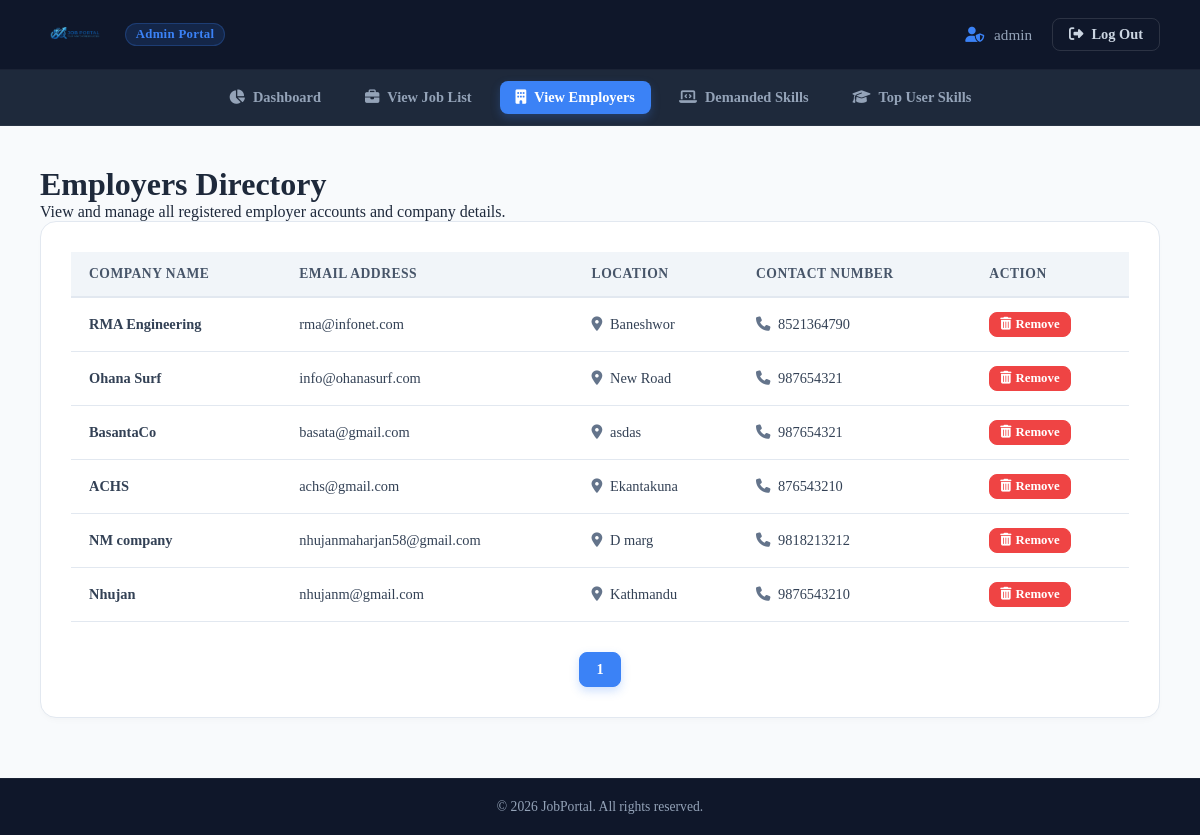
Before: /admin/viewemployerlist.php (signed in) with the older database file.
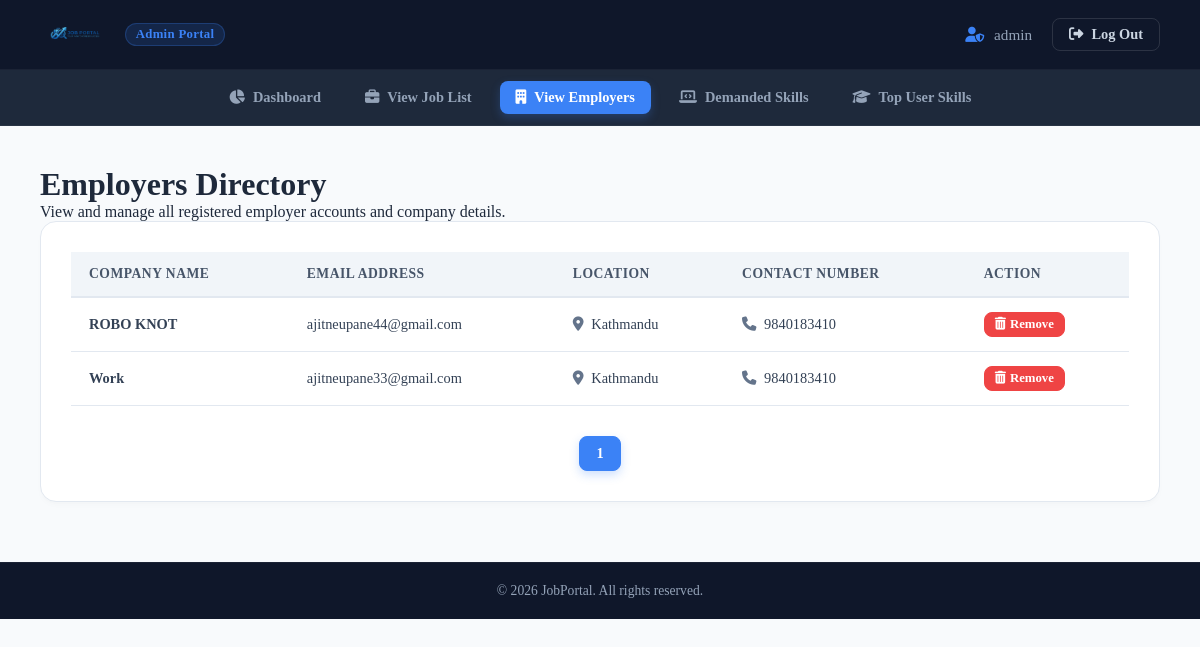
After: the same page with the newer database file.
### tables this page shows
CREATE TABLE IF NOT EXISTS `employerlogin` (
  `employer_id` int NOT NULL AUTO_INCREMENT,
  `Fullname_E` varchar(255) DEFAULT NULL,
  `Email_Address_E` varchar(255) DEFAULT NULL,
  `Password_E` varchar(255) DEFAULT NULL,
  `Location` varchar(255) DEFAULT NULL,
  `Contact` varchar(15) DEFAULT NULL,
  PRIMARY KEY (`employer_id`)
);

### admin/viewemployerlist.php (the view, shortened to what this page needs)
<?php
    include '../database_configure.php' ;
    $currentPage = 0;
    $searchlimit = 7;
        $fetch = "SELECT * FROM `employerlogin`";
        $query = mysqli_query($conn,$fetch);
        $totalResult = mysqli_num_rows($query);
        if($totalResult>0){
            $pagination = ceil($totalResult / $searchlimit);
        $fetch2 = "SELECT * FROM `employerlogin` Order BY employer_id desc LIMIT  $currentPage,$searchlimit ";
        $finalresult = mysqli_query($conn,$fetch2);
    }
?>
<!DOCTYPE html>
<html lang="en">
    <head>
    <link rel="stylesheet" href="https://cdnjs.cloudflare.com/ajax/libs/font-awesome/6.4.0/css/all.min.css">
    <link rel="stylesheet" href="adminstyle.css?v=1783694695" />
</head>
    <body>
    <?php include 'logout.php'; ?>
        <div>
            <div class="navforadmin">
        <a class="navstyle " href="dash"><i class="fas fa-chart-pie"></i> Dashboard</a>
        <a class="navstyle " href="viewjoblist"><i class="fas fa-briefcase"></i> View Job List</a>
        <a class="navstyle navactive" href="viewemployerlist"><i class="fas fa-building"></i> View Employers</a>
        <a class="navstyle " href="viewtopskillsdemanded"><i class="fas fa-laptop-code"></i> Demanded Skills</a>
        <a class="navstyle " href="topuserskills"><i class="fas fa-graduation-cap"></i> Top User Skills</a>
    </div>
            <div class="admin-container">
        <div class="page-header">
            <h1>Employers Directory</h1>
            <p>View and manage all registered employer accounts and company details.</p>
        </div>
        <div class="admin-card">
            <table class="admin-table">
                <thead>
                    <tr>
                        <th>Company Name</th>
                        <th>Email Address</th>
                        <th>Location</th>
                        <th>Contact Number</th>
                        <th>Action</th>
                    </tr>
                </thead>
                <tbody>
                    <?php if ($finalresult && mysqli_num_rows($finalresult) > 0) { ?>
                        <?php while($result = mysqli_fetch_assoc($finalresult)) { ?>
                            <tr>
                                <td><strong><?= htmlspecialchars($result['Fullname_E']); ?></strong></td>
                                <td><?= htmlspecialchars($result['Email_Address_E']); ?></td>
                                <td><i class="fas fa-map-marker-alt" style="color: #64748b; margin-right: 4px;"></i> <?= htmlspecialchars($result['Location']); ?></td>
                                <td><i class="fas fa-phone" style="color: #64748b; margin-right: 4px;"></i> <?= htmlspecialchars($result['Contact']); ?></td>
                                <td>
                                    <a href="removeemployer?employer_id=<?php echo $result['employer_id']; ?>" class="abutton" style="background-color: #ef4444; color: #ffffff; border-color: #ef4444; font-size: 0.8rem; padding: 4px 10px; display: inline-flex; gap: 4px; box-shadow: none;" onclick="return confirm('Are you sure you want to remove this employer?')"><i class="fas fa-trash-alt"></i> Remove</a>
                                </td>
                            </tr>
                        <?php } ?>
                    <?php } else { ?>
                        <tr>
                            <td colspan="5" style="text-align: center; color: #64748b; padding: 30px;">No registered employers found.</td>
                        </tr>
                    <?php } ?>
                </tbody>
            </table>
            <div class="admin-pagination">
                <?php
                    $page_num = isset($_GET['page']) ? (int)$_GET['page'] : 1;
                    for($i = 1; $i <= $pagination; $i++) {
                        $active = ($i === $page_num) ? 'active' : '';
                        echo '<a class="' . $active . '" href="viewemployerlist?page='.$i.'">'.$i.'</a>';
                    }
                ?>
            </div>
        </div>
    </div>
        </div>
        <div class="footer">
            &copy; <?php echo date("Y"); ?> JobPortal. All rights reserved.
        </div>
    </body>
</html>

### admin/logout.php (shortened to what this page needs)
<div class="navigation">
    <div class="nav-brand">
        <a href="dash"><img src="../img/logo.png" alt="logo" class="logo"></a>
        <span class="nav-badge">Admin Portal</span>
    </div>
    <div class="nav-user-actions">
        <span class="nav-username"><i class="fas fa-user-shield"></i> <?php echo htmlspecialchars($_SESSION['Adname'] ?? 'Admin'); ?></span>
        <form method="POST" style="display: inline;">
            <button type="submit" name="logout" class="abutton">
                <i class="fas fa-sign-out-alt"></i> Log Out
            </button>
        </form>
    </div>
</div>

### admin/adminstyle.css (style rules this page uses)
* { margin:0; padding:0; box-sizing:border-box; font-family: 'Minion Variable Concept'; }
.navigation { height: 70px; background: #0f172a; padding: 0 40px; display: flex; justify-content: space-between; align-items: center; border-bottom: 1px solid rgba(255, 255, 255, 0.05); }
.nav-brand { display: flex; align-items: center; gap: 15px; }
.logo { height: 38px; width: auto; }
.nav-badge { background: rgba(59, 130, 246, 0.15); color: #3b82f6; border: 1px solid rgba(59, 130, 246, 0.25); font-size: 0.8rem; font-weight: 600; padding: 3px 10px; border-radius: 100px; letter-spacing: 0.3px; }
.nav-user-actions { display: flex; align-items: center; gap: 20px; }
.nav-username { color: #94a3b8; font-size: 0.95rem; font-weight: 500; }
.nav-username i { color: #3b82f6; margin-right: 6px; }
.abutton { background: transparent; color: #cbd5e1; text-decoration: none; font-size: 0.9rem; font-weight: 600; padding: 7px 16px; border-radius: 8px; border: 1px solid rgba(255, 255, 255, 0.12); cursor: pointer; transition: all 0.25s ease; display: flex; align-items: center; gap: 8px; }
.navforadmin { height: 56px; background-color: #1e293b; width: 100%; display: flex; align-items: center; justify-content: center; border-bottom: 1px solid rgba(255, 255, 255, 0.05); padding: 0 20px; }
.navstyle { margin: 0 6px; color: #94a3b8; text-decoration: none; padding: 8px 16px; font-size: 0.9rem; font-weight: 600; border-radius: 8px; transition: all 0.25s ease; display: flex; align-items: center; gap: 8px; }
.navactive, .navstyle.navactive { background-color: #3b82f6 !important; color: #ffffff !important; box-shadow: 0 4px 10px rgba(59, 130, 246, 0.25); }
body { font-family: 'Inter', system-ui, -apple-system, sans-serif; margin: 0; padding: 0; background-color: #f8fafc; color: #1e293b; }
.footer { background-color: #0f172a; color: #94a3b8; text-align: center; padding: 20px 0; font-size: 0.85rem; border-top: 1px solid rgba(255, 255, 255, 0.05); margin-top: 60px; }
.admin-container { max-width: 1200px; margin: 40px auto 0 auto; padding: 0 40px; }
.admin-card { background-color: #ffffff; border-radius: 16px; border: 1px solid #e2e8f0; box-shadow: 0 4px 6px -1px rgba(0, 0, 0, 0.02), 0 2px 4px -1px rgba(0, 0, 0, 0.01); padding: 30px; margin-bottom: 40px; overflow-x: auto; }
.admin-table { width: 100% !important; border-collapse: collapse !important; background-color: #ffffff !important; text-align: left !important; border: none !important; }
.admin-table th { background-color: #f1f5f9 !important; color: #475569 !important; font-weight: 600 !important; font-size: 0.85rem !important; text-transform: uppercase !important; letter-spacing: 0.5px !important; padding: 14px 18px !important; border-bottom: 2px solid #e2e8f0 !important; border-top: none !important; border-left: none !important; border-right: none !important; }
.admin-table td { padding: 14px 18px !important; border-bottom: 1px solid #e2e8f0 !important; color: #334155 !important; font-size: 0.9rem !important; border-top: none !important; border-left: none !important; border-right: none !important; }
.admin-table tr { border: none !important; }
.admin-pagination { display: flex !important; justify-content: center !important; gap: 8px !important; margin-top: 30px !important; }
.admin-pagination a { display: inline-block !important; padding: 8px 16px !important; border-radius: 8px !important; border: 1px solid #e2e8f0 !important; background-color: #ffffff !important; color: #475569 !important; text-decoration: none !important; font-size: 0.9rem !important; font-weight: 600 !important; transition: all 0.2s ease !important; }
.admin-pagination a.active { background-color: #3b82f6 !important; border-color: #3b82f6 !important; color: #ffffff !important; box-shadow: 0 4px 10px rgba(59, 130, 246, 0.25) !important; }

Changed rows visible on the page:
removed employerlogin: Fullname_E "RMA Engineering", Email_Address_E "rma@infonet.com", Location "Baneshwor", Contact "8521364790"
removed employerlogin: Fullname_E "Ohana Surf", Email_Address_E "info@ohanasurf.com", Location "New Road", Contact "987654321"
removed employerlogin: Fullname_E "BasantaCo", Email_Address_E "basata@gmail.com", Location "asdas", Contact "987654321"
removed employerlogin: Fullname_E "ACHS", Email_Address_E "achs@gmail.com", Location "Ekantakuna", Contact "876543210"
removed employerlogin: Fullname_E "NM company", Email_Address_E "nhujanmaharjan58@gmail.com", Location "D marg", Contact "9818213212"
removed employerlogin: Fullname_E "Nhujan", Email_Address_E "nhujanm@gmail.com", Location "Kathmandu", Contact "9876543210"
added employerlogin: Fullname_E "ROBO KNOT", Email_Address_E "ajitneupane44@gmail.com", Location "Kathmandu", Contact "9840183410"
added employerlogin: Fullname_E "Work", Email_Address_E "ajitneupane33@gmail.com", Location "Kathmandu", Contact "9840183410"
